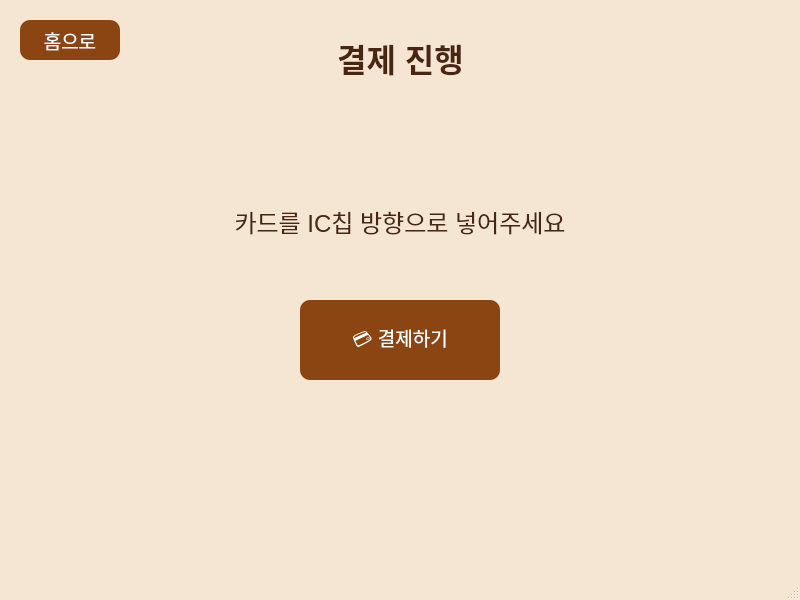
<?xml version="1.0" encoding="UTF-8"?>
<ui version="4.0">
 <class>MainWindow</class>
 <widget class="QMainWindow" name="MainWindow">
  <property name="geometry">
   <rect>
    <x>0</x>
    <y>0</y>
    <width>800</width>
    <height>600</height>
   </rect>
  </property>
  <property name="windowTitle">
   <string>Kreacher's Cafe - 수량 선택</string>
  </property>
  <property name="styleSheet">
   <string>QMainWindow {
    background-color: #F5E6D3;
   }
   QPushButton {
    background-color: #8B4513;
    color: white;
    border-radius: 10px;
    font-size: 14pt;
    padding: 5px;
   }
   QPushButton:hover {
    background-color: #A0522D;
   }
   QTextEdit {
    background: transparent;
    border: none;
   }
   QSpinBox {
    background-color: white;
    border: 2px solid #8B4513;
    border-radius: 5px;
    padding: 5px;
    font-size: 14pt;
    min-width: 100px;
   }</string>
  </property>
  <widget class="QWidget" name="centralwidget">
   <widget class="QTextEdit" name="textEdit_2">
    <property name="geometry">
     <rect>
      <x>200</x>
      <y>200</y>
      <width>400</width>
      <height>60</height>
     </rect>
    </property>
    <property name="html">
     <string>&lt;!DOCTYPE HTML PUBLIC &quot;-//W3C//DTD HTML 4.0//EN&quot; &quot;http://www.w3.org/TR/REC-html40/strict.dtd&quot;&gt;
&lt;html&gt;&lt;head&gt;&lt;meta name=&quot;qrichtext&quot; content=&quot;1&quot; /&gt;&lt;style type=&quot;text/css&quot;&gt;
p, li { white-space: pre-wrap; }
&lt;/style&gt;&lt;/head&gt;&lt;body style=&quot; font-family:'Ubuntu Sans'; font-size:11pt; font-weight:400; font-style:normal;&quot;&gt;
&lt;p align=&quot;center&quot; style=&quot; margin-top:0px; margin-bottom:0px; margin-left:0px; margin-right:0px; -qt-block-indent:0; text-indent:0px;&quot;&gt;&lt;span style=&quot; font-family:'Helvetica'; font-size:18pt; color:#4a2511;&quot;&gt;카드를 IC칩 방향으로 넣어주세요&lt;/span&gt;&lt;/p&gt;&lt;/body&gt;&lt;/html&gt;</string>
    </property>
   </widget>
   <widget class="QPushButton" name="payButton">
    <property name="geometry">
     <rect>
      <x>300</x>
      <y>300</y>
      <width>200</width>
      <height>80</height>
     </rect>
    </property>
    <property name="text">
     <string>💳 결제하기</string>
    </property>
   </widget>
   <widget class="QPushButton" name="homeButton">
    <property name="geometry">
     <rect>
      <x>20</x>
      <y>20</y>
      <width>100</width>
      <height>40</height>
     </rect>
    </property>
    <property name="text">
     <string>홈으로</string>
    </property>
   </widget>
   <widget class="QTextEdit" name="textEdit_3">
    <property name="geometry">
     <rect>
      <x>270</x>
      <y>30</y>
      <width>261</width>
      <height>70</height>
     </rect>
    </property>
    <property name="html">
     <string>&lt;!DOCTYPE HTML PUBLIC &quot;-//W3C//DTD HTML 4.0//EN&quot; &quot;http://www.w3.org/TR/REC-html40/strict.dtd&quot;&gt;
&lt;html&gt;&lt;head&gt;&lt;meta name=&quot;qrichtext&quot; content=&quot;1&quot; /&gt;&lt;style type=&quot;text/css&quot;&gt;
p, li { white-space: pre-wrap; }
&lt;/style&gt;&lt;/head&gt;&lt;body style=&quot; font-family:'Ubuntu Sans'; font-size:11pt; font-weight:400; font-style:normal;&quot;&gt;
&lt;p align=&quot;center&quot; style=&quot; margin-top:0px; margin-bottom:0px; margin-left:0px; margin-right:0px; -qt-block-indent:0; text-indent:0px;&quot;&gt;&lt;span style=&quot; font-family:'Helvetica'; font-size:24pt; font-weight:600; color:#4a2511;&quot;&gt;결제 진행&lt;/span&gt;&lt;/p&gt;&lt;/body&gt;&lt;/html&gt;</string>
    </property>
   </widget>
  </widget>
  <widget class="QMenuBar" name="menubar">
   <property name="geometry">
    <rect>
     <x>0</x>
     <y>0</y>
     <width>800</width>
     <height>24</height>
    </rect>
   </property>
  </widget>
  <widget class="QStatusBar" name="statusbar"/>
 </widget>
 <resources/>
 <connections/>
</ui>
